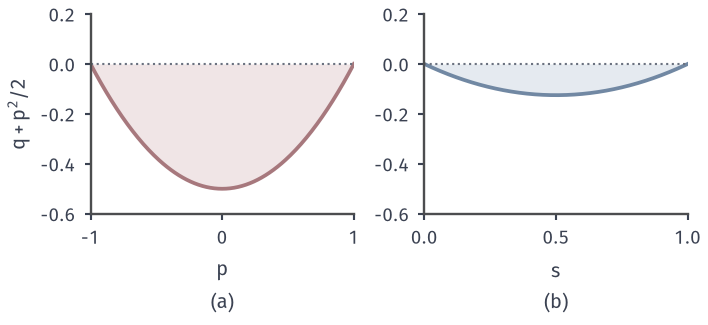

Python code for this plot:
from pathlib import Path
import sys
ROOT = next(p for p in Path(__file__).resolve().parents if (p/"build.sh").is_file() and (p/"tex/book.tex").is_file())
sys.path.insert(0, str(ROOT/"figures/06-differential-equations/02-partial-differential-equations/matplotlib/hj-common"))
from hj_common import *
HERE = Path(__file__).resolve().parent
# Target: evaluate q+p^2/2 on the admissible test pairs at the two kinds of kink in the notch.
# Bottom kink: (q,p)=(-1/2,p), |p|<=1 (touch from below; supersolution needs >=0).
# Ridge x=t/2: (q,p)=(-s/2,s), 0<=s<=1 (touch from above; subsolution needs <=0).
fig, axs = figure(width_mm=100, height_mm=46, ncols=2)
ax=axs[0]; style(ax); P=np.linspace(-1,1,201); Y=-.5+P**2/2
ax.plot(P,Y,color=RED,lw=1.5); ax.fill_between(P,Y,0,color=RED_FILL,lw=0); ax.axhline(0,color=MUTED,lw=.85,ls=':')
ax.set_xlim(-1,1); ax.set_ylim(-.6,.2); ax.set_xticks([-1,0,1]); ax.set_ylabel('$q+p^2/2$'); sub(ax,'a','$p$')
ax=axs[1]; style(ax); S=np.linspace(0,1,201); Y=-S/2+S**2/2
ax.plot(S,Y,color=BLUE,lw=1.5); ax.fill_between(S,Y,0,color=BLUE_FILL,lw=0); ax.axhline(0,color=MUTED,lw=.85,ls=':')
ax.set_xlim(0,1); ax.set_ylim(-.6,.2); ax.set_xticks([0,.5,1]); sub(ax,'b','$s$')
save(fig,HERE,'figure',{'formula':'(a) -1/2+p^2/2; (b) -s/2+s^2/2'})
